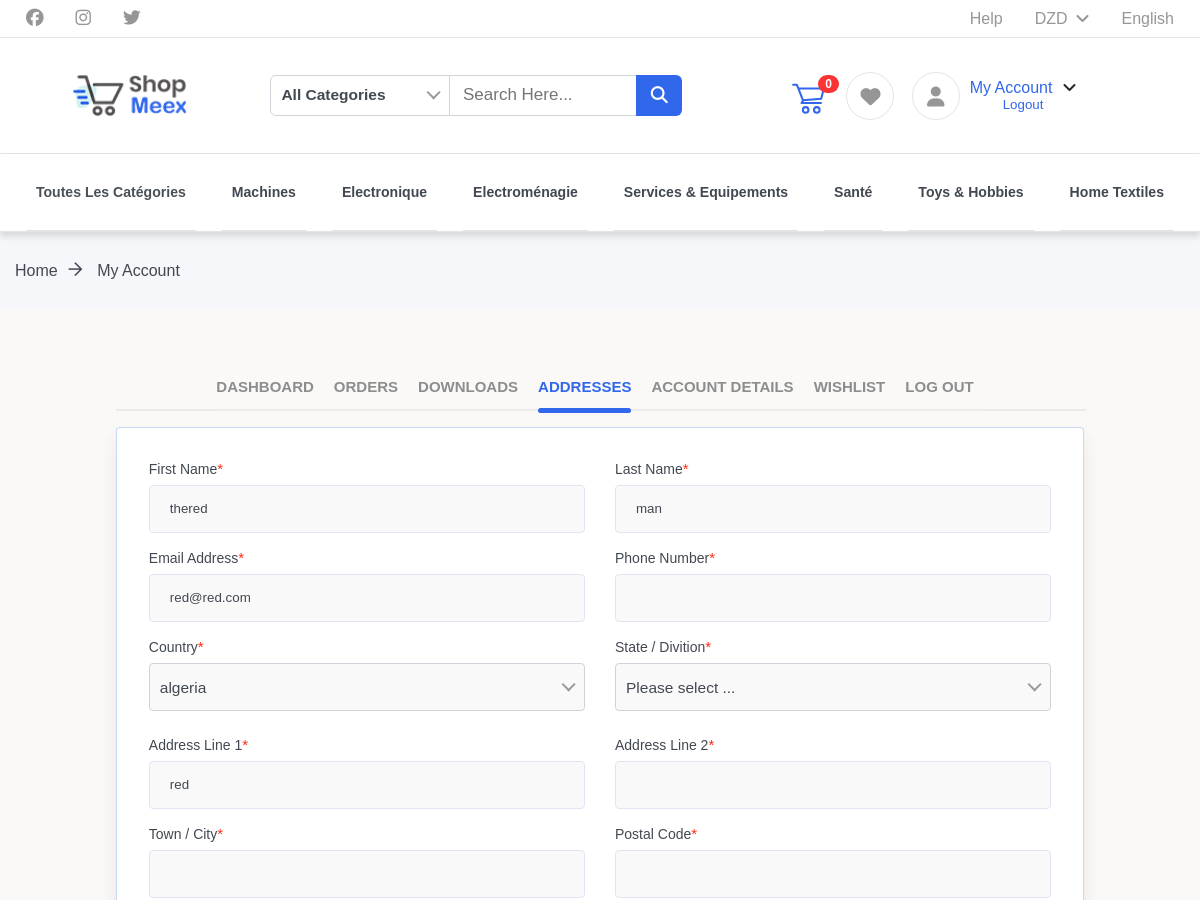
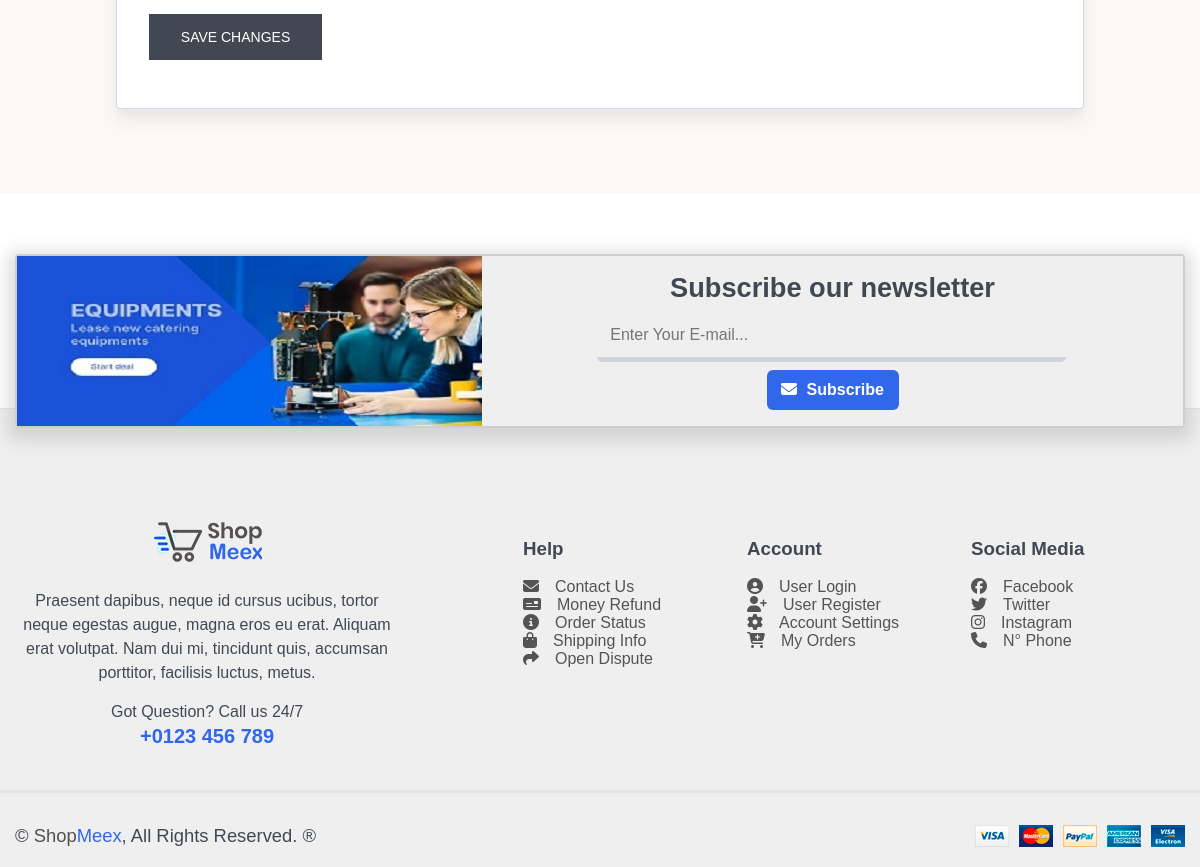
Screenshot of /customer/my_address.php (signed in) with the database file from the repository (2 pictures, top to bottom).
### tables this page shows
CREATE TABLE `users` (
  `id` int(11) NOT NULL,
  `username` varchar(200) NOT NULL,
  `email` varchar(200) NOT NULL,
  `password` varchar(60) NOT NULL,
  `type` int(1) NOT NULL,
  `firstname` varchar(50) NOT NULL,
  `lastname` varchar(50) NOT NULL,
  `gender` int(1) NOT NULL DEFAULT 0,
  `address` text NOT NULL,
  `contact_info` varchar(100) NOT NULL,
  `photo` varchar(200) NOT NULL,
  `country` varchar(200) NOT NULL,
  `state` varchar(200) NOT NULL,
  `address2` varchar(200) NOT NULL,
  `city` varchar(200) NOT NULL,
  `postal` varchar(200) NOT NULL,
  `website` varchar(20) DEFAULT NULL,
  `token` varchar(200) NOT NULL DEFAULT ''
);

### customer/my_address.php (the view, shortened to what this page needs)
<?php
    include 'includes/session.php';
    if(isset($_SESSION["loggedin"]) && $_SESSION["loggedin"] === true) {
        $getUser = $db->prepare("SELECT * FROM users WHERE email = ?");
        $getUser->execute(array($_SESSION["email"]));
        $info = $getUser->fetch();
         }
    else
        header('location:login.php');
?>
<!DOCTYPE html>
<html>
<head>
    <?php include 'includes/header.php'; ?>
    <div class="breadcrumbs">
        <div class="container">
            <div class="wrapper">
                <div class="col-35">
                    <div class="bread-inner">
                        <ul class="bread-list">
                            <li><a href="../index.php">Home<i class="ti-arrow-right"></i></a></li>
                            <li class="active"><a href="dashboarduser.php">My Account</a></li>
                        </ul>
                    </div>
                </div>
            </div>
        </div>
    </div>
    <div class="user-dashboard">
        <div class="container">
            <div class="wrapper">
                <div class="tabs-wrapper">
                    <ul class="tabs">
                        <li class="addresses">
                            <a href="#dashboard">Dashboard</a>
                        </li>
                        <li class="orders">
                            <a href="#orders">Orders</a>
                        </li>
                        <li class="downloads">
                            <a href="#downloads">Downloads</a>
                        </li>
                        <li class="dashboard active">
                            <a href="#addresses">Addresses</a>
                        </li>
                        <li class="acc-details">
                            <a href="#acc-details">Account Details</a>
                        </li>
                        <li class="wishlist">
                            <a href="#wishlist">Wishlist</a>
                        </li>
                        <li class="logout">
                            <a href="#logout">Log Out</a>
                        </li>
                    </ul>
                    <div class="paneltbs panel-4" id="addresses" style="">
                        <form class="form" method="post" action="my_address.php">
                            <div class="row">
                                <div class="col-401">
                                    <div class="form-group">
                                        <label for="fname">First Name<span>*</span></label>
                                        <input id="fname" name="fname" type="text" placeholder="" value="<?php echo $info['firstname']; ?>" required pattern="[a-zA-Z\s]+">
                                    </div>
                                </div>
                                <div class="col-401">
                                    <div class="form-group">
                                        <label for="lname">Last Name<span>*</span></label>
                                       <input name="lname" type="text" placeholder="" id="lname" value="<?php echo $info['lastname']; ?>" required pattern="[a-zA-Z\s]+">
                                    </div>
                                </div>
                                <div class="col-401">
                                    <div class="form-group">
                                        <label for="mail">Email Address<span>*</span></label>
                                        <input id="mail" name="email" type="email" placeholder="" value="<?php echo $info['email']; ?>" required pattern="[a-z0-9._%+-]+@[a-z0-9.-]+\.[a-z]{2,}$">
                                    </div>
                                </div>
                                <div class="col-401">
                                    <div class="form-group">
                                        <label for="phone">Phone Number<span>*</span></label>
                                        <input id="phone" name="company_name" type="tel" placeholder="" value="<?php echo $info['contact_info']; ?>"required pattern="[0-9]*" >
                                    </div>
                                </div>
                                <div class="col-401">
                                    <div class="form-group">
                                        <label for="country">Country<span>*</span></label>
                                    </div>
                                </div>
                                <div class="col-401">
                                    <div class="form-group">
                                        <label for="state-province">State / Divition<span>*</span></label>
                                    </div>
                                </div>
                                <div class="col-401">
                                    <div class="form-group">
                                        <label for="adr-1">Address Line 1<span>*</span></label>
                                        <input id="adr-1" name="address-1" type="text" placeholder="" value="<?php echo $info['address']; ?>" required>
                                    </div>
                                </div>
                                <div class="col-401">
                                    <div class="form-group">
                                        <label for="adr-2">Address Line 2<span>*</span></label>
                                        <input id="adr-2" name="address-2" type="text" placeholder="" value="<?php echo $info['address2']; ?>" >
                                    </div>
                                </div>
                                <div class="col-401">
                                    <div class="form-group">
                                        <label for="town">Town / City<span>*</span></label>
                                       <input id="town" name="town" type="text" placeholder="" value="<?php echo $info['city']; ?>">
                                    </div>
                                </div>
                                <div class="col-401">
                                    <div class="form-group">
                                        <label for="zip-code">Postal Code<span>*</span></label>
                                        <input id="zip-code" name="zip-code" type="text" placeholder="" value="<?php echo $info['postal']; ?>">
                                    </div>
                                </div>
                                <div class="col-401">
                                    <div class="form-group">
                                        <button type="submit" class="button" name="save_account_details" value="Save changes">Save changes</button>
                                    </div>
                                </div>
                            </div>
                        </form>
                    </div>
                </div>
            </div>
        </div>
    </div>
    <?php include 'includes/footer.php'; ?>
</body>
</html>

### css/responsive.css (style rules this page uses)
@media only screen and (max-width: 1200px) { html, body, #main-header .top-sec { overflow-x: hidden; width: 100%; height: auto; } }
@media only screen and (max-width: 1200px) { #main-header .top-sec .container, #main-header .bottom-sec .container, .newsletter-area .container, #main-footer .container, #main-footer .copyrights-payments .container, .checkout .container, #contact .container, .faq .container, main .container, .my-account .container, .user-dashboard .container, .product-details .container { width: 100% !important; max-width: 100% !important; } }
@media only screen and (max-width: 1200px) { .breadcrumbs ul li a { font-size: 16px; } }
@media only screen and (max-width: 1200px) { .breadcrumbs ul li i { font-size: 15px; } }
@media only screen and (max-width: 1200px) { .shopping>.container>.wrapper, .checkout .container .wrapper, #contact .container .wrapper, .faq .container .wrapper, .my-account .container .wrapper, .user-dashboard .container .wrapper, .product-details .container .wrapper { margin: 0 !important; overflow-x: hidden !important; } }
@media only screen and (max-width: 1200px) { .newsletter-area .container, #main-footer .container, #main-footer .copyrights-payments .container, .checkout .container, #contact .container, .faq .container, main .container, .my-account .container, .user-dashboard .container, .product-details .container { margin: 0 !important; } }

### rows the page displays
users: fname "thered", lname "man", email "red@red.com", address-1 "red"
